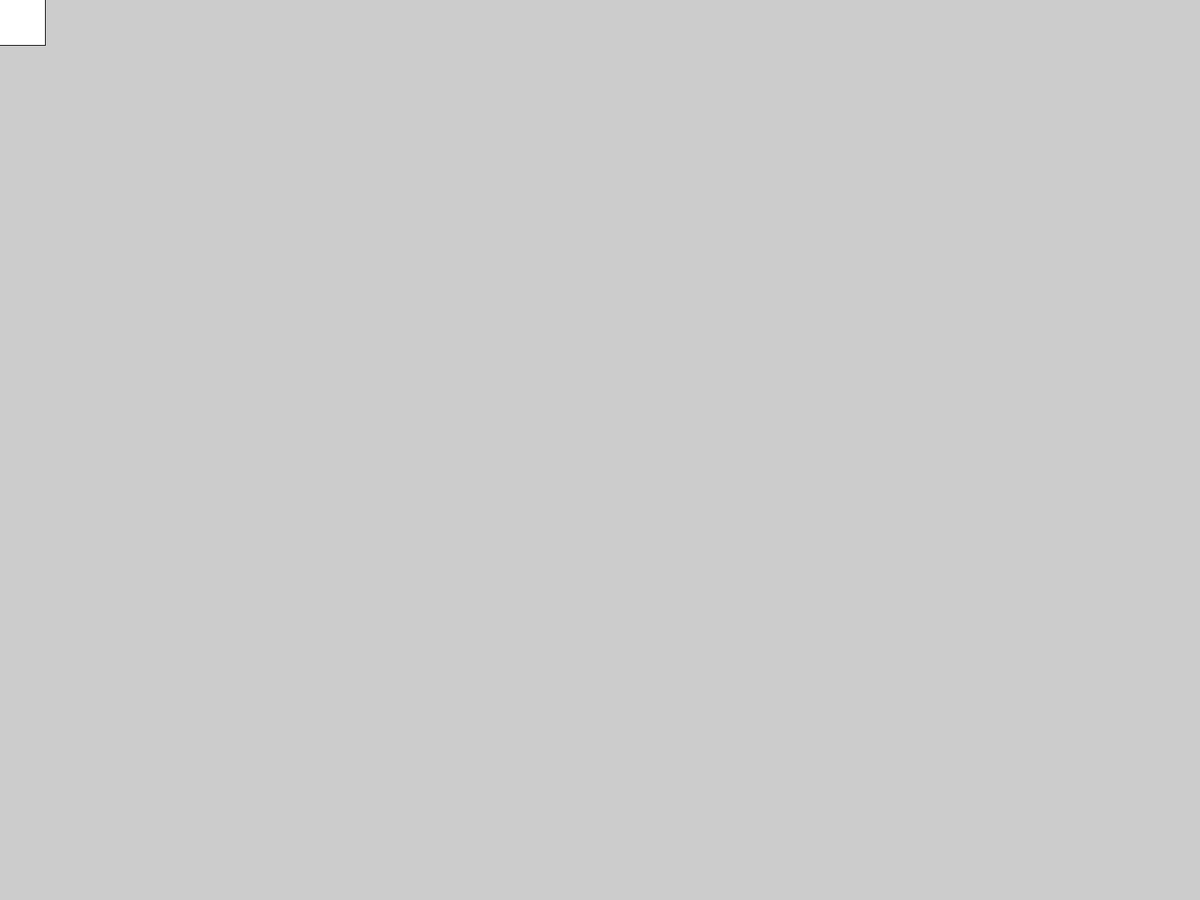
Frame 1 (no input)
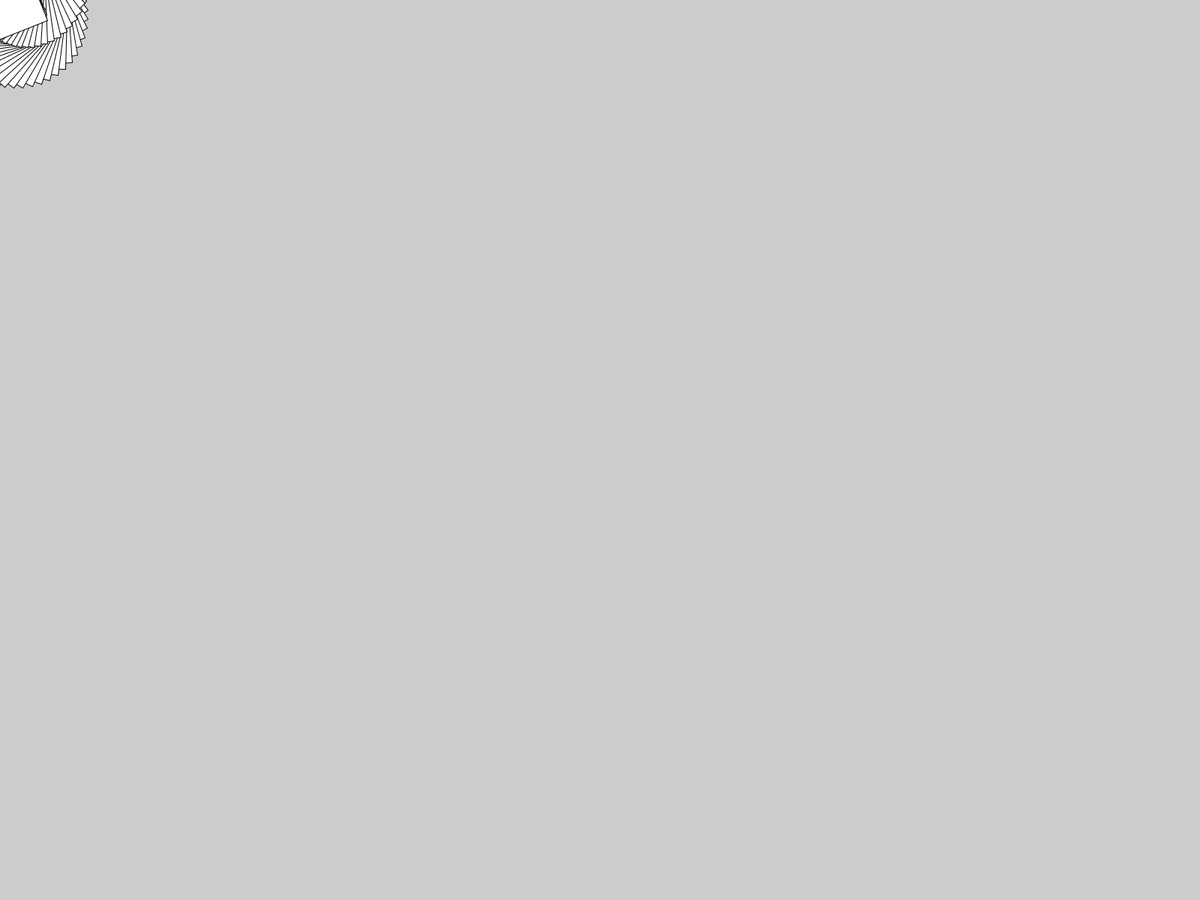
Frame 60 (the mouse pressed at the canvas centre just before this capture)
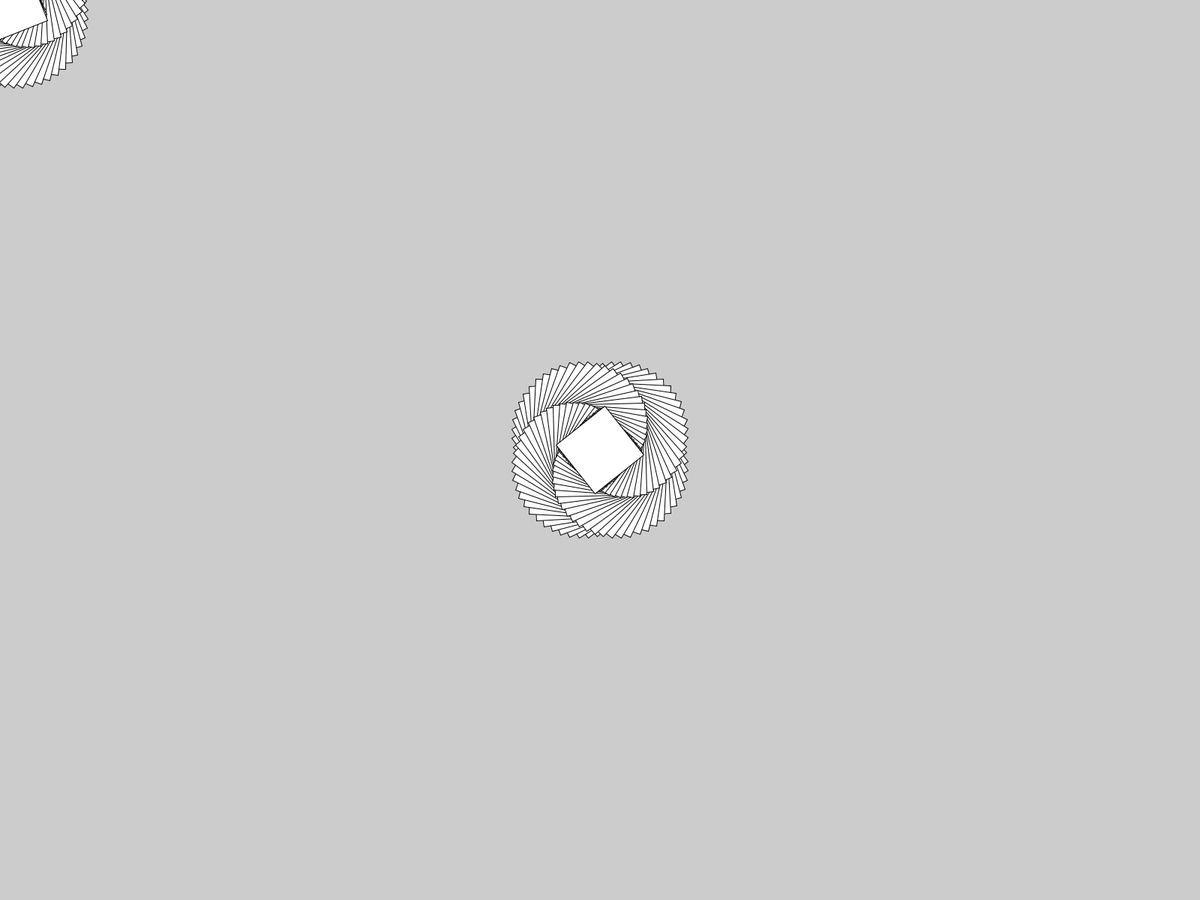
Frame 120 (the mouse held since frame 60 and released just before this capture)

The Processing sketch that drew these frames (run headless with seeded random() and noise(); from frame 60 on, the mouse is pressed at the canvas centre):

// Processing sketch: practicaConRotate
// ── practicaConRotate.pde
float angulo = 0.0;
void setup(){
 fullScreen(); 
}
void draw(){
 translate(mouseX,mouseY);
 float escala = sin(angulo) + 2;
 scale (escala);
 rotate(angulo);
 strokeWeight(1.0/escala);
 rect(-30,-30,60,60);
 angulo += 0.1;
}
